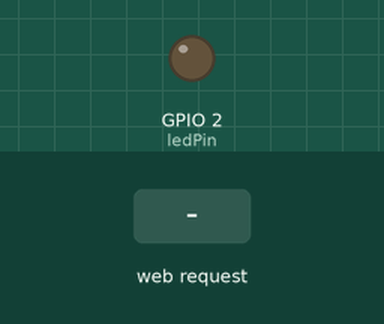
This sketch was run on a simulated ESP32. Shown: output pins drawn as LEDs (lit = HIGH). Inputs (shaded band) come from the test bench. WiFi joins after 1.5 s; servers stay silent unless stated; what the sketch prints to the serial monitor is not drawn.

Above: at 3.2 s.
3.3 s: HTTP request GET /led/on received
At 4.2 s:
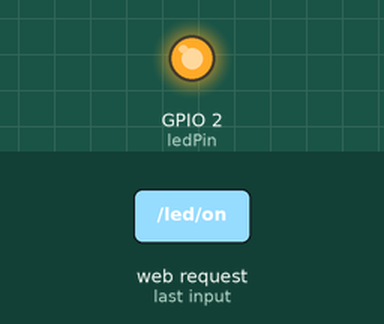
4.8 s: HTTP request GET /led/off received
At 5.4 s:
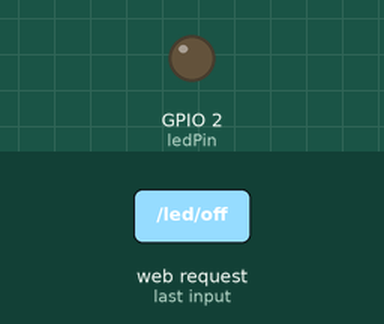
Timing chart, 0 to 7.8 s (numbered marks = the images above; inputs shaded):
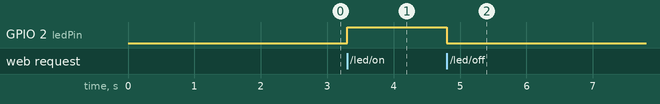

The sketch:

ServidorWebESP32.ino
```cpp
/*
Práctica Servidor Web con Esp32 para control de Led
Programación de Interfaces y Puertos
2025
Objetivo: Configurar el ESP32 como un servidor web, conectar a una red Wi-Fi y controlar un LED a través de una página web.

*/

    #include <WiFi.h>
    #include <WebServer.h>

    const char* ssid = "UAM-ROBOTICA"; // Reemplaza con tu SSID de Wi-Fi
    const char* password = "m4nt32024uat"; // Reemplaza con tu contraseña de Wi-Fi

    WebServer server(80);
    const int ledPin = 2;

    void handleRoot() {
      String html = "<html><body><h1>Servidor Web por WiFi con Control de LED</h1>";
      html += "<a href='/led/on'><button>Encender LED</button></a><br>";
      html += "<a href='/led/off'><button>Apagar LED</button></a>";
      html += "<h2>Equipo:</h2>";
      html += "<p>Edgar Gael Pesina Santander</p>";
      html += "<p>Ronaldo Antonio Borjas Arias</p>";
      html += "<p>Milton Arad Hernandez Nacud</p>";
      html += "<p>Daniela Medina Barcenas</p>";
      html += "<p>Anna Isabella Zuñiga Gonzalez</p>";
      html += "</body></html>";
      server.send(200, "text/html", html);
    }

    void handleLedOn() {
      digitalWrite(ledPin, HIGH);
      server.send(200, "text/plain", "LED Encendido");
    }

    void handleLedOff() {
      digitalWrite(ledPin, LOW);
      server.send(200, "text/plain", "LED Apagado");
    }

    void setup() {
      pinMode(ledPin, OUTPUT);
      digitalWrite(ledPin, LOW);
      Serial.begin(115200);

      WiFi.begin(ssid, password);
      while (WiFi.status() != WL_CONNECTED) {
        delay(1000);
        Serial.println("Conectando a Wi-Fi...");
      }

      Serial.println("Conectado a Wi-Fi");
      Serial.print("Dirección IP: ");
      Serial.println(WiFi.localIP());

      server.on("/", handleRoot);
      server.on("/led/on", handleLedOn);
      server.on("/led/off", handleLedOff);
      server.begin();
    }

    void loop() {
      server.handleClient();
    }
```

Measured:
- after the input at 3.3 s, GPIO 2 (ledPin): LOW → HIGH at once
- after the input at 4.8 s, GPIO 2 (ledPin): HIGH → LOW at once
